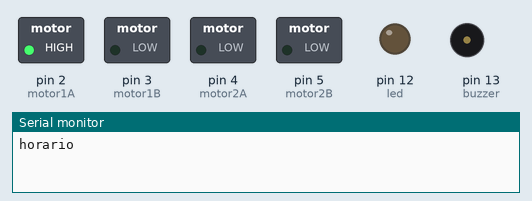
A sketch run on a simulated Arduino Uno, built with avr-gcc and run on an emulated ATmega328P. Shown: switched loads named in the sketch (green lamp = pin HIGH), output pins drawn as LEDs (lit = HIGH), buzzer (waves = sounding, pin HIGH), the last lines printed to the serial monitor.

Above: at 2.5 s.
At 7.5 s:
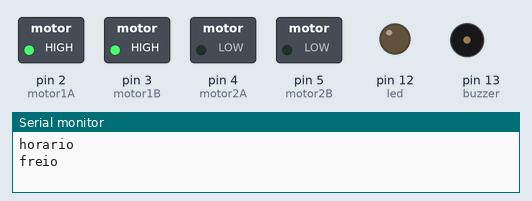
At 12.5 s:
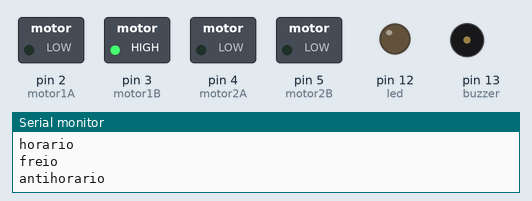
At 17.5 s:
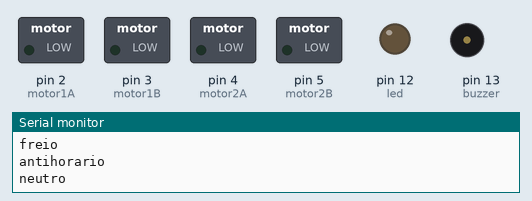
Timing chart, 0 to 26.0 s (numbered marks = the images above):
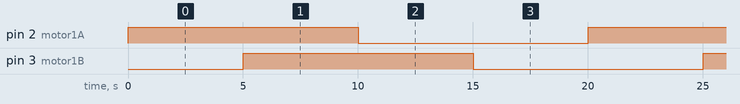

Measured:
- by itself, pin 2 (motor1A), pin 3 (motor1B): alternates HIGH for 10.0 s and LOW for 10.0 s
- by itself, everything shown: repeats every 20.0 s, in 4 steps

The sketch:

Teste_Ponte.ino
```cpp
//Motores
int motor1A = 2;
int motor1B = 3;
int motor2A = 4;
int motor2B = 5;

//Acessorios
int led = 12;
int buzzer = 13;


void setup() {

  pinMode (motor1A, OUTPUT);
  pinMode (motor1B, OUTPUT);
  pinMode (motor2A, OUTPUT);
  pinMode( motor2B, OUTPUT);
  pinMode (led, OUTPUT);
  pinMode (buzzer, OUTPUT);
  Serial.begin(9600);
}

void loop() {
// horario
digitalWrite(motor1A, 1);
digitalWrite (motor1B, 0);
Serial.println("horario");
delay(5000);

// freia o motor
digitalWrite(motor1A, 1);
digitalWrite (motor1B, 1);
Serial.println("freio");
delay(5000);


// antihorario
digitalWrite(motor1A, 0);
digitalWrite (motor1B, 1);
Serial.println("antihorario");
delay(5000);

  // freia o motor
digitalWrite(motor1A, 0);
digitalWrite (motor1B, 0);
Serial.println("neutro");
delay(5000);

}
```
